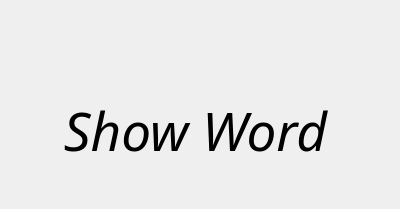
<?xml version="1.0" encoding="UTF-8"?>
<ui version="4.0">
 <class>showThinkingwrited</class>
 <widget class="QDialog" name="showThinkingwrited">
  <property name="geometry">
   <rect>
    <x>0</x>
    <y>0</y>
    <width>400</width>
    <height>209</height>
   </rect>
  </property>
  <property name="windowTitle">
   <string>Brain-Cemisid v1.5 - Mostrar Palabra</string>
  </property>
  <widget class="QLabel" name="lblshowword">
   <property name="geometry">
    <rect>
     <x>20</x>
     <y>90</y>
     <width>351</width>
     <height>81</height>
    </rect>
   </property>
   <property name="font">
    <font>
     <family>Courier 10 Pitch</family>
     <pointsize>40</pointsize>
     <weight>50</weight>
     <italic>false</italic>
     <bold>false</bold>
    </font>
   </property>
   <property name="text">
    <string>&lt;html&gt;&lt;head/&gt;&lt;body&gt;&lt;p align=&quot;center&quot;&gt;&lt;span style=&quot; font-style:italic;&quot;&gt;Show Word&lt;/span&gt;&lt;/p&gt;&lt;/body&gt;&lt;/html&gt;</string>
   </property>
   <property name="alignment">
    <set>Qt::AlignCenter</set>
   </property>
  </widget>
  <widget class="QLabel" name="label">
   <property name="geometry">
    <rect>
     <x>320</x>
     <y>20</y>
     <width>61</width>
     <height>61</height>
    </rect>
   </property>
   <property name="text">
    <string/>
   </property>
   <property name="pixmap">
    <pixmap>../icons/write2.png</pixmap>
   </property>
   <property name="scaledContents">
    <bool>true</bool>
   </property>
  </widget>
 </widget>
 <resources/>
 <connections/>
</ui>
